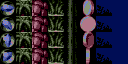

Tiled map render using the project's own tile images. Description and the map definition, with tile-layer contents summarised, below:
An orthogonal 8x4 tile map with 16x16 px tiles, 1 tile layer (Tile Layer 1).

<map version="1.0" orientation="orthogonal" width="8" height="4" tilewidth="16" tileheight="16">
 <tileset firstgid="1" source="ruff-tiles.tsx" />
 <layer name="Tile Layer 1" width="8" height="4">
  <data>[32 cells, 32 non-empty, 14 distinct tile ids]</data>
 </layer>
</map>